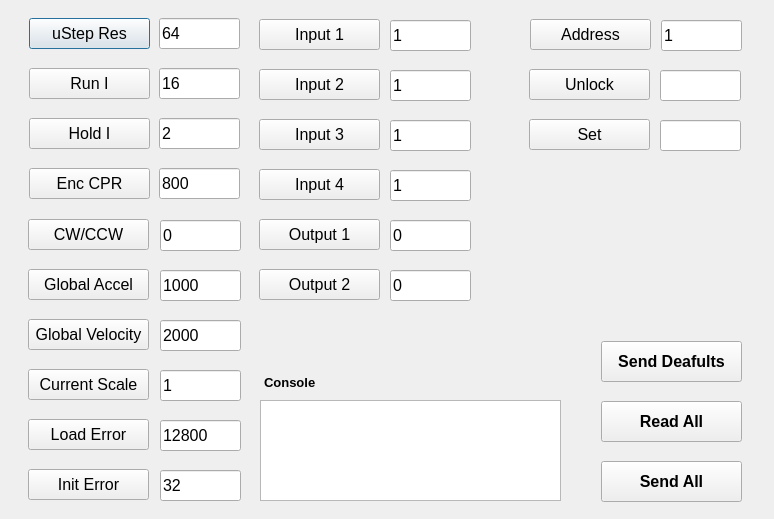
<?xml version="1.0" encoding="UTF-8"?>
<ui version="4.0">
 <class>Dialog</class>
 <widget class="QDialog" name="Dialog">
  <property name="geometry">
   <rect>
    <x>0</x>
    <y>0</y>
    <width>774</width>
    <height>519</height>
   </rect>
  </property>
  <property name="windowTitle">
   <string>Net Controls 9904 Interface</string>
  </property>
  <widget class="QPushButton" name="uStepRes">
   <property name="geometry">
    <rect>
     <x>29</x>
     <y>18</y>
     <width>121</width>
     <height>31</height>
    </rect>
   </property>
   <property name="font">
    <font>
     <pointsize>12</pointsize>
    </font>
   </property>
   <property name="text">
    <string>uStep Res</string>
   </property>
  </widget>
  <widget class="QPushButton" name="runI">
   <property name="geometry">
    <rect>
     <x>29</x>
     <y>68</y>
     <width>121</width>
     <height>31</height>
    </rect>
   </property>
   <property name="font">
    <font>
     <pointsize>12</pointsize>
    </font>
   </property>
   <property name="text">
    <string>Run I</string>
   </property>
  </widget>
  <widget class="QPushButton" name="holdI">
   <property name="geometry">
    <rect>
     <x>29</x>
     <y>118</y>
     <width>121</width>
     <height>31</height>
    </rect>
   </property>
   <property name="font">
    <font>
     <pointsize>12</pointsize>
    </font>
   </property>
   <property name="text">
    <string>Hold I</string>
   </property>
  </widget>
  <widget class="QPushButton" name="encCPR">
   <property name="geometry">
    <rect>
     <x>29</x>
     <y>168</y>
     <width>121</width>
     <height>31</height>
    </rect>
   </property>
   <property name="font">
    <font>
     <pointsize>12</pointsize>
    </font>
   </property>
   <property name="text">
    <string>Enc CPR</string>
   </property>
  </widget>
  <widget class="QLineEdit" name="lineUStep">
   <property name="geometry">
    <rect>
     <x>159</x>
     <y>18</y>
     <width>81</width>
     <height>31</height>
    </rect>
   </property>
   <property name="font">
    <font>
     <pointsize>12</pointsize>
    </font>
   </property>
   <property name="text">
    <string>64</string>
   </property>
  </widget>
  <widget class="QTextEdit" name="textConsole">
   <property name="geometry">
    <rect>
     <x>260</x>
     <y>400</y>
     <width>301</width>
     <height>101</height>
    </rect>
   </property>
  </widget>
  <widget class="QLineEdit" name="lineRunI">
   <property name="geometry">
    <rect>
     <x>159</x>
     <y>68</y>
     <width>81</width>
     <height>31</height>
    </rect>
   </property>
   <property name="font">
    <font>
     <pointsize>12</pointsize>
    </font>
   </property>
   <property name="text">
    <string>16</string>
   </property>
  </widget>
  <widget class="QLineEdit" name="lineHoldI">
   <property name="geometry">
    <rect>
     <x>159</x>
     <y>118</y>
     <width>81</width>
     <height>31</height>
    </rect>
   </property>
   <property name="font">
    <font>
     <pointsize>12</pointsize>
    </font>
   </property>
   <property name="text">
    <string>2</string>
   </property>
  </widget>
  <widget class="QLineEdit" name="lineEncCPR">
   <property name="geometry">
    <rect>
     <x>159</x>
     <y>168</y>
     <width>81</width>
     <height>31</height>
    </rect>
   </property>
   <property name="font">
    <font>
     <pointsize>12</pointsize>
    </font>
   </property>
   <property name="text">
    <string>800</string>
   </property>
  </widget>
  <widget class="QLabel" name="labelConsole">
   <property name="geometry">
    <rect>
     <x>264</x>
     <y>367</y>
     <width>61</width>
     <height>31</height>
    </rect>
   </property>
   <property name="text">
    <string>&lt;html&gt;&lt;head/&gt;&lt;body&gt;&lt;p&gt;&lt;span style=&quot; font-size:10pt; font-weight:600;&quot;&gt;Console&lt;/span&gt;&lt;/p&gt;&lt;/body&gt;&lt;/html&gt;</string>
   </property>
  </widget>
  <widget class="QPushButton" name="readAll">
   <property name="geometry">
    <rect>
     <x>601</x>
     <y>401</y>
     <width>141</width>
     <height>41</height>
    </rect>
   </property>
   <property name="font">
    <font>
     <pointsize>12</pointsize>
     <weight>75</weight>
     <bold>true</bold>
    </font>
   </property>
   <property name="text">
    <string>Read All</string>
   </property>
  </widget>
  <widget class="QPushButton" name="cW">
   <property name="geometry">
    <rect>
     <x>28</x>
     <y>219</y>
     <width>121</width>
     <height>31</height>
    </rect>
   </property>
   <property name="font">
    <font>
     <pointsize>12</pointsize>
    </font>
   </property>
   <property name="text">
    <string>CW/CCW</string>
   </property>
  </widget>
  <widget class="QLineEdit" name="lineCw">
   <property name="geometry">
    <rect>
     <x>160</x>
     <y>220</y>
     <width>81</width>
     <height>31</height>
    </rect>
   </property>
   <property name="font">
    <font>
     <pointsize>12</pointsize>
    </font>
   </property>
   <property name="text">
    <string>0</string>
   </property>
  </widget>
  <widget class="QPushButton" name="motorAddr">
   <property name="geometry">
    <rect>
     <x>530</x>
     <y>19</y>
     <width>121</width>
     <height>31</height>
    </rect>
   </property>
   <property name="font">
    <font>
     <pointsize>12</pointsize>
    </font>
   </property>
   <property name="text">
    <string>Address</string>
   </property>
  </widget>
  <widget class="QLineEdit" name="lineMotorAddr">
   <property name="geometry">
    <rect>
     <x>661</x>
     <y>20</y>
     <width>81</width>
     <height>31</height>
    </rect>
   </property>
   <property name="font">
    <font>
     <pointsize>12</pointsize>
    </font>
   </property>
   <property name="text">
    <string>1</string>
   </property>
  </widget>
  <widget class="QPushButton" name="globalAccel">
   <property name="geometry">
    <rect>
     <x>28</x>
     <y>269</y>
     <width>121</width>
     <height>31</height>
    </rect>
   </property>
   <property name="font">
    <font>
     <pointsize>12</pointsize>
    </font>
   </property>
   <property name="text">
    <string>Global Accel</string>
   </property>
  </widget>
  <widget class="QLineEdit" name="lineAccel">
   <property name="geometry">
    <rect>
     <x>160</x>
     <y>270</y>
     <width>81</width>
     <height>31</height>
    </rect>
   </property>
   <property name="font">
    <font>
     <pointsize>12</pointsize>
    </font>
   </property>
   <property name="text">
    <string>1000</string>
   </property>
  </widget>
  <widget class="QPushButton" name="globalVel">
   <property name="geometry">
    <rect>
     <x>28</x>
     <y>319</y>
     <width>121</width>
     <height>31</height>
    </rect>
   </property>
   <property name="font">
    <font>
     <pointsize>12</pointsize>
    </font>
   </property>
   <property name="text">
    <string>Global Velocity</string>
   </property>
  </widget>
  <widget class="QLineEdit" name="lineVel">
   <property name="geometry">
    <rect>
     <x>160</x>
     <y>320</y>
     <width>81</width>
     <height>31</height>
    </rect>
   </property>
   <property name="font">
    <font>
     <pointsize>12</pointsize>
    </font>
   </property>
   <property name="text">
    <string>2000</string>
   </property>
  </widget>
  <widget class="QPushButton" name="currentScale">
   <property name="geometry">
    <rect>
     <x>28</x>
     <y>369</y>
     <width>121</width>
     <height>31</height>
    </rect>
   </property>
   <property name="font">
    <font>
     <pointsize>12</pointsize>
    </font>
   </property>
   <property name="text">
    <string>Current Scale</string>
   </property>
  </widget>
  <widget class="QLineEdit" name="lineCurScale">
   <property name="geometry">
    <rect>
     <x>160</x>
     <y>370</y>
     <width>81</width>
     <height>31</height>
    </rect>
   </property>
   <property name="font">
    <font>
     <pointsize>12</pointsize>
    </font>
   </property>
   <property name="text">
    <string>1</string>
   </property>
  </widget>
  <widget class="QPushButton" name="loadError">
   <property name="geometry">
    <rect>
     <x>28</x>
     <y>419</y>
     <width>121</width>
     <height>31</height>
    </rect>
   </property>
   <property name="font">
    <font>
     <pointsize>12</pointsize>
    </font>
   </property>
   <property name="text">
    <string>Load Error</string>
   </property>
  </widget>
  <widget class="QLineEdit" name="lineLoadError">
   <property name="geometry">
    <rect>
     <x>160</x>
     <y>420</y>
     <width>81</width>
     <height>31</height>
    </rect>
   </property>
   <property name="font">
    <font>
     <pointsize>12</pointsize>
    </font>
   </property>
   <property name="text">
    <string>12800</string>
   </property>
  </widget>
  <widget class="QPushButton" name="initError">
   <property name="geometry">
    <rect>
     <x>28</x>
     <y>469</y>
     <width>121</width>
     <height>31</height>
    </rect>
   </property>
   <property name="font">
    <font>
     <pointsize>12</pointsize>
    </font>
   </property>
   <property name="text">
    <string>Init Error</string>
   </property>
  </widget>
  <widget class="QLineEdit" name="lineInitError">
   <property name="geometry">
    <rect>
     <x>160</x>
     <y>470</y>
     <width>81</width>
     <height>31</height>
    </rect>
   </property>
   <property name="font">
    <font>
     <pointsize>12</pointsize>
    </font>
   </property>
   <property name="text">
    <string>32</string>
   </property>
  </widget>
  <widget class="QPushButton" name="inputOne">
   <property name="geometry">
    <rect>
     <x>259</x>
     <y>19</y>
     <width>121</width>
     <height>31</height>
    </rect>
   </property>
   <property name="font">
    <font>
     <pointsize>12</pointsize>
    </font>
   </property>
   <property name="text">
    <string>Input 1</string>
   </property>
  </widget>
  <widget class="QLineEdit" name="lineInputOne">
   <property name="geometry">
    <rect>
     <x>390</x>
     <y>20</y>
     <width>81</width>
     <height>31</height>
    </rect>
   </property>
   <property name="font">
    <font>
     <pointsize>12</pointsize>
    </font>
   </property>
   <property name="text">
    <string>1</string>
   </property>
  </widget>
  <widget class="QPushButton" name="inputTwo">
   <property name="geometry">
    <rect>
     <x>259</x>
     <y>69</y>
     <width>121</width>
     <height>31</height>
    </rect>
   </property>
   <property name="font">
    <font>
     <pointsize>12</pointsize>
    </font>
   </property>
   <property name="text">
    <string>Input 2</string>
   </property>
  </widget>
  <widget class="QLineEdit" name="lineInputTwo">
   <property name="geometry">
    <rect>
     <x>390</x>
     <y>70</y>
     <width>81</width>
     <height>31</height>
    </rect>
   </property>
   <property name="font">
    <font>
     <pointsize>12</pointsize>
    </font>
   </property>
   <property name="text">
    <string>1</string>
   </property>
  </widget>
  <widget class="QPushButton" name="sendAll">
   <property name="geometry">
    <rect>
     <x>601</x>
     <y>461</y>
     <width>141</width>
     <height>41</height>
    </rect>
   </property>
   <property name="font">
    <font>
     <pointsize>12</pointsize>
     <weight>75</weight>
     <bold>true</bold>
    </font>
   </property>
   <property name="text">
    <string>Send All</string>
   </property>
  </widget>
  <widget class="QPushButton" name="sendDefaults">
   <property name="geometry">
    <rect>
     <x>601</x>
     <y>341</y>
     <width>141</width>
     <height>41</height>
    </rect>
   </property>
   <property name="font">
    <font>
     <pointsize>12</pointsize>
     <weight>75</weight>
     <bold>true</bold>
    </font>
   </property>
   <property name="text">
    <string>Send Deafults</string>
   </property>
  </widget>
  <widget class="QLineEdit" name="lineInputThree">
   <property name="geometry">
    <rect>
     <x>390</x>
     <y>120</y>
     <width>81</width>
     <height>31</height>
    </rect>
   </property>
   <property name="font">
    <font>
     <pointsize>12</pointsize>
    </font>
   </property>
   <property name="text">
    <string>1</string>
   </property>
  </widget>
  <widget class="QPushButton" name="inputThree">
   <property name="geometry">
    <rect>
     <x>259</x>
     <y>119</y>
     <width>121</width>
     <height>31</height>
    </rect>
   </property>
   <property name="font">
    <font>
     <pointsize>12</pointsize>
    </font>
   </property>
   <property name="text">
    <string>Input 3</string>
   </property>
  </widget>
  <widget class="QPushButton" name="inputFour">
   <property name="geometry">
    <rect>
     <x>259</x>
     <y>169</y>
     <width>121</width>
     <height>31</height>
    </rect>
   </property>
   <property name="font">
    <font>
     <pointsize>12</pointsize>
    </font>
   </property>
   <property name="text">
    <string>Input 4</string>
   </property>
  </widget>
  <widget class="QLineEdit" name="lineInputFour">
   <property name="geometry">
    <rect>
     <x>390</x>
     <y>170</y>
     <width>81</width>
     <height>31</height>
    </rect>
   </property>
   <property name="font">
    <font>
     <pointsize>12</pointsize>
    </font>
   </property>
   <property name="text">
    <string>1</string>
   </property>
  </widget>
  <widget class="QLineEdit" name="lineOutputOne">
   <property name="geometry">
    <rect>
     <x>390</x>
     <y>220</y>
     <width>81</width>
     <height>31</height>
    </rect>
   </property>
   <property name="font">
    <font>
     <pointsize>12</pointsize>
    </font>
   </property>
   <property name="text">
    <string>0</string>
   </property>
  </widget>
  <widget class="QPushButton" name="outputOne">
   <property name="geometry">
    <rect>
     <x>259</x>
     <y>219</y>
     <width>121</width>
     <height>31</height>
    </rect>
   </property>
   <property name="font">
    <font>
     <pointsize>12</pointsize>
    </font>
   </property>
   <property name="text">
    <string>Output 1</string>
   </property>
  </widget>
  <widget class="QPushButton" name="outputTwo">
   <property name="geometry">
    <rect>
     <x>259</x>
     <y>269</y>
     <width>121</width>
     <height>31</height>
    </rect>
   </property>
   <property name="font">
    <font>
     <pointsize>12</pointsize>
    </font>
   </property>
   <property name="text">
    <string>Output 2</string>
   </property>
  </widget>
  <widget class="QLineEdit" name="lineOutputTwo">
   <property name="geometry">
    <rect>
     <x>390</x>
     <y>270</y>
     <width>81</width>
     <height>31</height>
    </rect>
   </property>
   <property name="font">
    <font>
     <pointsize>12</pointsize>
    </font>
   </property>
   <property name="text">
    <string>0</string>
   </property>
  </widget>
  <widget class="QPushButton" name="unLock">
   <property name="geometry">
    <rect>
     <x>529</x>
     <y>69</y>
     <width>121</width>
     <height>31</height>
    </rect>
   </property>
   <property name="font">
    <font>
     <pointsize>12</pointsize>
    </font>
   </property>
   <property name="text">
    <string>Unlock</string>
   </property>
  </widget>
  <widget class="QLineEdit" name="lineUnlock">
   <property name="geometry">
    <rect>
     <x>660</x>
     <y>70</y>
     <width>81</width>
     <height>31</height>
    </rect>
   </property>
   <property name="font">
    <font>
     <pointsize>12</pointsize>
    </font>
   </property>
   <property name="text">
    <string/>
   </property>
  </widget>
  <widget class="QPushButton" name="setAddr">
   <property name="geometry">
    <rect>
     <x>529</x>
     <y>119</y>
     <width>121</width>
     <height>31</height>
    </rect>
   </property>
   <property name="font">
    <font>
     <pointsize>12</pointsize>
    </font>
   </property>
   <property name="text">
    <string>Set</string>
   </property>
  </widget>
  <widget class="QLineEdit" name="lineSetAddr">
   <property name="geometry">
    <rect>
     <x>660</x>
     <y>120</y>
     <width>81</width>
     <height>31</height>
    </rect>
   </property>
   <property name="font">
    <font>
     <pointsize>12</pointsize>
    </font>
   </property>
   <property name="text">
    <string/>
   </property>
  </widget>
 </widget>
 <resources/>
 <connections/>
</ui>
